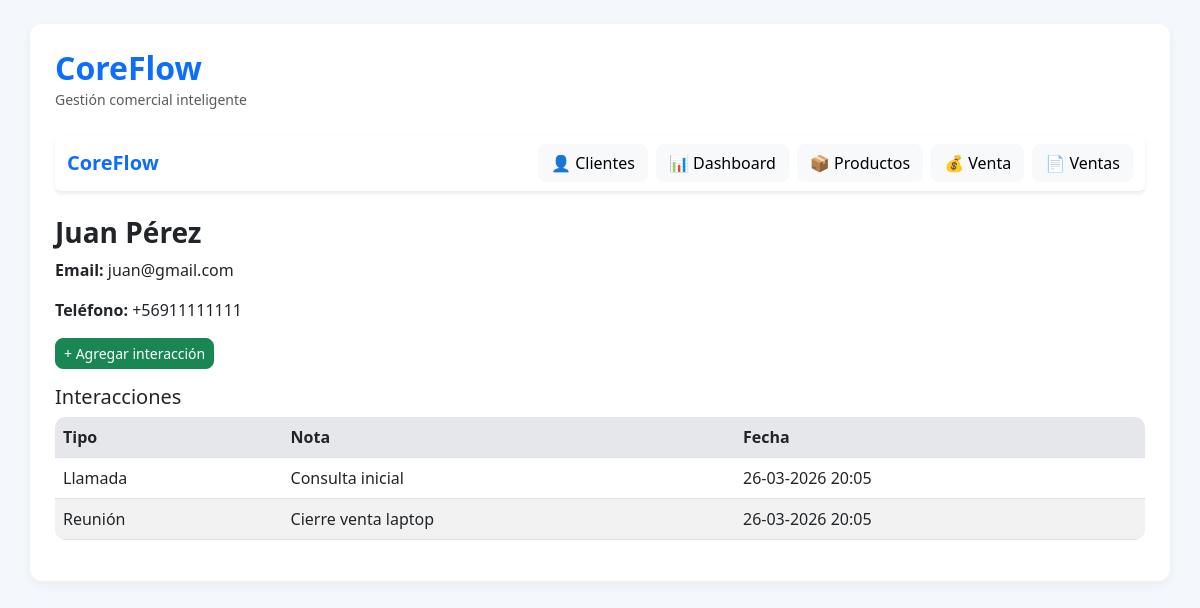
The app's page /cliente/1 with its own data.
### models.py (models this page shows)
class Cliente(db.Model):
    __tablename__ = 'clientes'
    id = db.Column(db.Integer, primary_key=True)
    nombre = db.Column(db.String(100), nullable=False)
    email = db.Column(db.String(120))
    telefono = db.Column(db.String(50))
    empresa = db.Column(db.String(100))
    fecha_creacion = db.Column(db.DateTime, default=datetime.utcnow)
    interacciones = db.relationship('Interaccion', backref='cliente', lazy=True)

class Interaccion(db.Model):
    __tablename__ = 'interacciones'
    id = db.Column(db.Integer, primary_key=True)
    cliente_id = db.Column(db.Integer, db.ForeignKey('clientes.id'), nullable=False)
    tipo = db.Column(db.String(50))
    nota = db.Column(db.Text)
    fecha = db.Column(db.DateTime, default=datetime.utcnow)

### app.py (the view)
@app.route('/cliente/<int:id>')
def cliente_detalle(id):
    cliente = Cliente.query.get_or_404(id)
    return render_template('cliente_detalle.html', cliente=cliente)

### app.py (called while the page is built)
@app.template_filter('fecha')
def format_fecha(value):
    return value.strftime('%d-%m-%Y %H:%M')

### templates/cliente_detalle.html
{% extends 'base.html' %}
{% block content %}
<h3>{{ cliente.nombre }}</h3>
<p><strong>Email:</strong> {{ cliente.email }}</p>
<p><strong>Teléfono:</strong> {{ cliente.telefono }}</p>
<p>
  <a href="{{ url_for('nueva_interaccion', id=cliente.id) }}" class="btn btn-sm btn-success">
    + Agregar interacción
  </a>
</p>
<h5>Interacciones</h5>
<div class="table-responsive">
    <table class="table table-striped">
        <tr>
            <th>Tipo</th>
            <th>Nota</th>
            <th>Fecha</th>
        </tr>
        {% for i in cliente.interacciones %}
        <tr>
            <td>{{ i.tipo }}</td>
            <td>{{ i.nota }}</td>
            <td>{{ i.fecha | fecha }}</td>
        </tr>
        {% endfor %}
    </table>
</div>
{% endblock %}

### static/styles.css (style rules this page uses)
body { background-color: #f4f7fb; font-family: 'Segoe UI', Tahoma, Geneva, Verdana, sans-serif; }
.btn { border-radius: 8px; }
.table { background: white; border-radius: 10px; overflow: hidden; }
.table th { background-color: #f1f3f6; font-weight: 600; }
h2, h3 { font-weight: 600; }
a { text-decoration: none; }

### records on screen
Cliente: nombre "Juan Pérez", email "juan@gmail.com", telefono "+56911111111"
Interaccion: tipo "Llamada", nota "Consulta inicial", fecha|fecha "26-03-2026 20:05"
Interaccion: tipo "Reunión", nota "Cierre venta laptop", fecha|fecha "26-03-2026 20:05"
